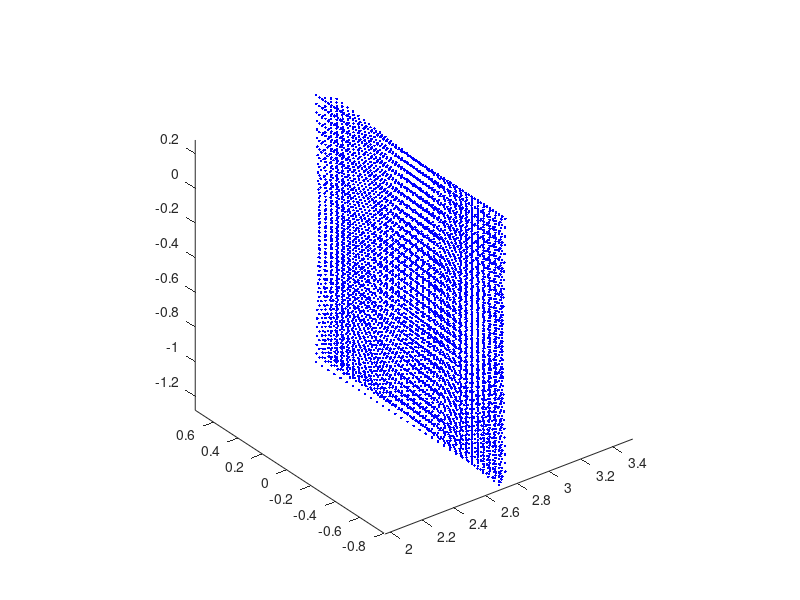

Write MATLAB code to recreate this figure. (Note: this script raises an error after producing the figure.)
clear all;
close all;
clc;

%%  making cube point cloud for obsticle
% One side of the cube
[Y,Z] = meshgrid(-0.75:0.05:0.75,-0.75:0.05:0.75);
sizeMat = size(Y);
X = repmat(0.75,sizeMat(1),sizeMat(2));
oneSideOfCube_h = surf(X,Y,Z);

% Combine one surface as a point cloud
cubePoints = [X(:),Y(:),Z(:)];

% Make a cube by rotating the single side by 0,90,180,270, and around y to make the top and bottom faces
cubePoints = [ cubePoints ...
             ; cubePoints * rotz(pi/2)...
             ; cubePoints * rotz(pi) ...
             ; cubePoints * rotz(3*pi/2) ...
             ; cubePoints * roty(pi/2) ...
             ; cubePoints * roty(-pi/2)];         
         
% Plot the cube's point cloud         
cubeAtOigin_h = plot3(cubePoints(:,1),cubePoints(:,2),cubePoints(:,3),'r.');
cubePoints = cubePoints + repmat([2,0,-0.5],size(cubePoints,1),1);
cube_h = plot3(cubePoints(:,1),cubePoints(:,2),cubePoints(:,3),'b.');
axis equal

%% robotic aerm with ellipsoids
robot = UR3;  % Define the robot model

% Define the center points and radii for the ellipsoids for each link
centerPoints = [
    0, 0, 0;   % Link 1
    0, 0, 0.07;   % Link 2
    0, 0, 0.07;   % Link 3
    0, 0, 0;   % Link 4
    0, 0, 0;   % Link 5
    0, 0, 0;   % Link 6
];

radii = [
    1, 1, 1; % Link 1
    0.14, 0.1, 0.14; % Link 2
    0.2, 0.1, 0.14; % Link 3
    0.1, 0.1, 0.1; % Link 4
    0.1, 0.1, 0.1; % Link 5
    0.1, 0.1, 0.1; % Link 6
];

% Loop through each link to create and attach ellipsoids
for i = 2:6
    [X, Y, Z] = ellipsoid(centerPoints(i,1), centerPoints(i,2), centerPoints(i,3), radii(i,1), radii(i,2), radii(i,3), 6); % Create the ellipsoid for the current link
    robot.model.points{i} = [X(:),Y(:),Z(:)]; % defines points for elipsoid triangulation (comment out to encapsulate links with a bug)
    robot.model.faces{i} = delaunay(robot.model.points{i}); % creates elipsoid faces
    hold on;
end


% Plot the robot
robot.model.plot3d(zeros(1,6));
axis equal
camlight

% Activate the teach interface to move the robot
robot.model.teach;
